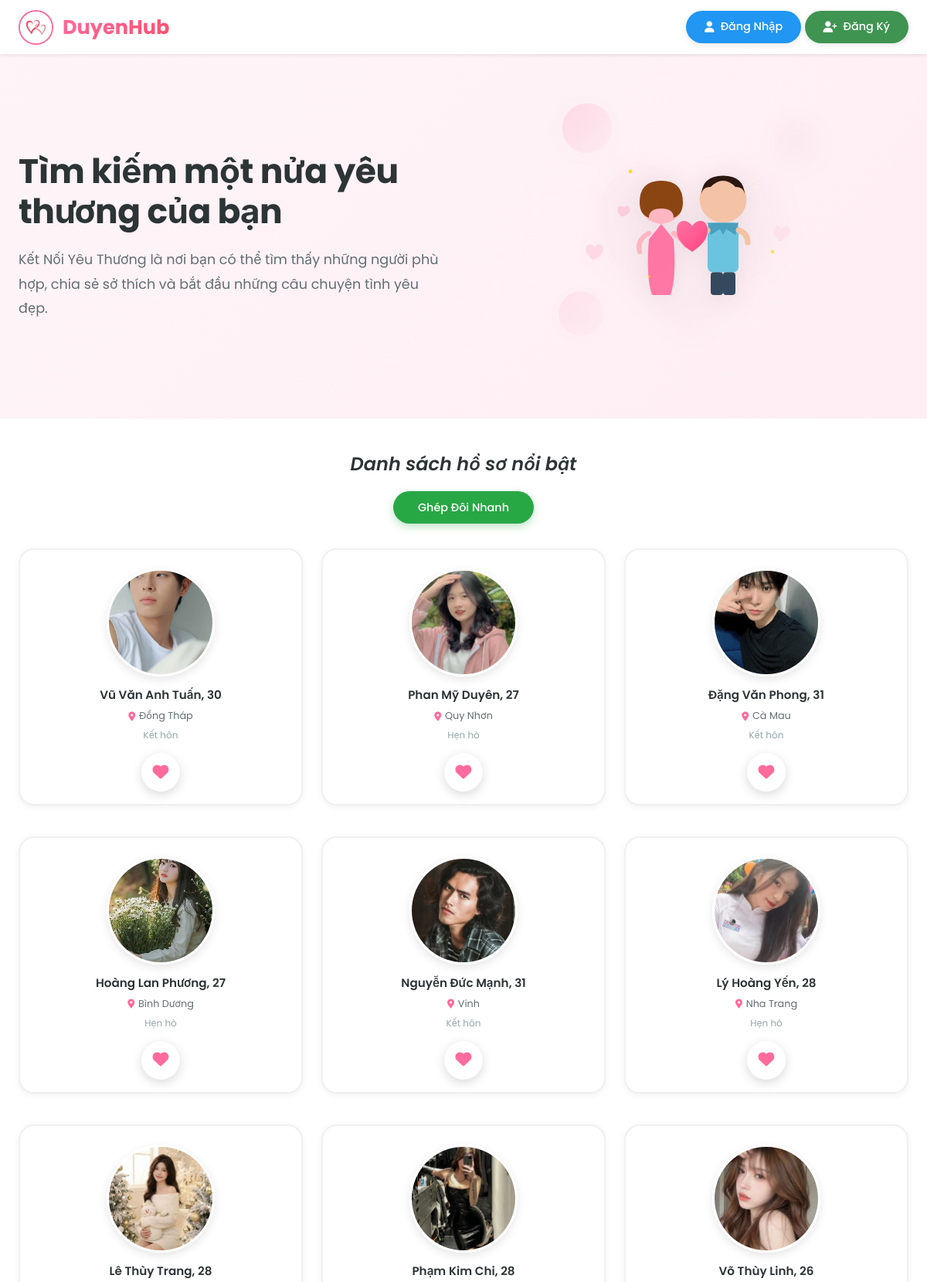
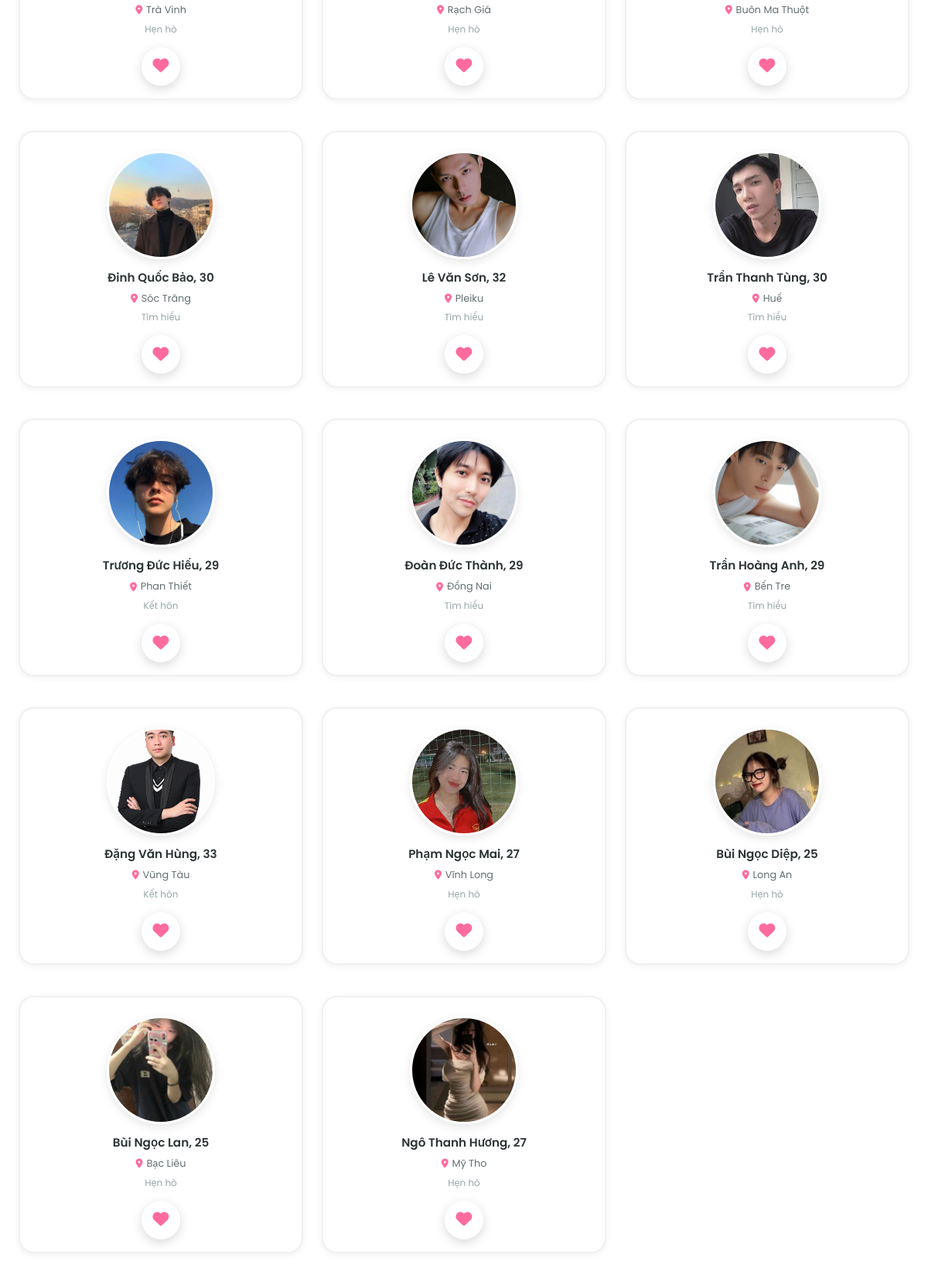
The page / (upper part) on the database its author committed (2 pictures, top to bottom).
### tables this page shows
CREATE TABLE `hoso` (
  `maHoSo` int(11) NOT NULL,
  `maNguoiDung` int(11) DEFAULT NULL,
  `ten` varchar(100) DEFAULT NULL,
  `ngaySinh` date DEFAULT NULL,
  `gioiTinh` enum('Nam','Nữ') DEFAULT NULL,
  `tinhTrangHonNhan` varchar(50) DEFAULT NULL,
  `canNang` float DEFAULT NULL,
  `chieuCao` float DEFAULT NULL,
  `mucTieuPhatTrien` text DEFAULT NULL,
  `hocVan` varchar(100) DEFAULT NULL,
  `noiSong` varchar(100) DEFAULT NULL,
  `soThich` text DEFAULT NULL,
  `moTa` text DEFAULT NULL,
  `avt` varchar(255) DEFAULT NULL
);

### models/mDbconnect.php (called while the page is built, shortened)
<?php
class clsConnect {
    private static $instance = null;
    private static $connection = null;
    public static function getInstance() {
        if (self::$instance === null) {
            self::$instance = new self();
        }
        return self::$instance;
    }
    public function connect() {
        if (self::$connection === null || !self::$connection->ping()) {
           $host = "localhost";
           $user = "root";
           $pass = "";
           $db = "webhenho";
            self::$connection = new mysqli($host, $user, $pass, $db);
            self::$connection->set_charset("utf8mb4");
            self::$connection->query("SET time_zone = '+07:00'");
        }
        return self::$connection;
    }
    public static function closeConnection() {
        if (self::$connection !== null) {
            self::$connection = null;
        }
    }
}
?>

### models/mProfile.php (called while the page is built, shortened)
<?php
require_once 'mDbconnect.php';
class Profile {
    private $conn;
    public function __construct() {
        $db = clsConnect::getInstance();
        $this->conn = $db->connect();
    }
    public function getAllProfiles($limit = 12, $offset = 0, $excludeUserIds = []) {
        $excludeCondition = '';
        $countQuery = "
            SELECT COUNT(*) as total
            FROM hoso h
            INNER JOIN nguoidung n ON h.maNguoiDung = n.maNguoiDung
            WHERE n.trangThaiNguoiDung = 'active'
            $excludeCondition
        ";
        $countStmt = $this->conn->prepare($countQuery);
        $countStmt->execute();
        $countResult = $countStmt->get_result();
        $totalRecords = $countResult->fetch_assoc()['total'];
        $maxOffset = max(0, $totalRecords - $limit);
        $randomOffset = $maxOffset > 0 ? rand(0, $maxOffset) : 0;
        $query = "
            SELECT h.*, n.maNguoiDung
            FROM hoso h
            INNER JOIN nguoidung n ON h.maNguoiDung = n.maNguoiDung
            WHERE n.trangThaiNguoiDung = 'active'
            $excludeCondition
            ORDER BY h.maHoSo
            LIMIT ? OFFSET ?
        ";
        $stmt = $this->conn->prepare($query);
        if (!empty($excludeUserIds)) {
            $types = str_repeat('i', count($excludeUserIds)) . 'ii';
            $params = array_merge($excludeUserIds, [$limit, $randomOffset]);
            $stmt->bind_param($types, ...$params);
        } else {
            $stmt->bind_param("ii", $limit, $randomOffset);
        }
        $stmt->execute();
        $result = $stmt->get_result();
        $profiles = [];
        while ($row = $result->fetch_assoc()) {
            $profiles[] = $row;
        }
        shuffle($profiles);
        return $profiles;
    }
    public function calculateAge($birthDate) {
        $birth = new DateTime($birthDate);
        $now = new DateTime();
        $age = $now->diff($birth)->y;
        return $age;
    }
}
?>

### index.php (the view, shortened to what this page needs)
<?php
require_once 'models/mProfile.php';
$profileModel = new Profile();
$allProfiles = $profileModel->getAllProfiles(20);
?>
<!DOCTYPE html>
<html lang="vi">
<head>
    <link rel="stylesheet" href="https://cdnjs.cloudflare.com/ajax/libs/font-awesome/6.4.0/css/all.min.css">
    <link rel="stylesheet" href="public/css/home.css">
</head>
<body>
    <div class="page-wrapper">
    <header class="main-header">
        <div class="header-container">
            <div class="nav-left">
                <a href="index.php" class="logo">
                    <img src="./public/img/logo.jpg" alt="DuyenHub Logo">
                    <span class="logo-text">DuyenHub</span>
                </a>
            </div>
            <div class="nav-right">
                <a href="views/dangnhap/login.php" class="btn-logout btn-login">
                    <i class="fas fa-user"></i>
                    Đăng Nhập
                </a>
                <a href="views/dangky/register.php" class="btn-logout btn-register">
                    <i class="fas fa-user-plus"></i>
                    Đăng Ký
                </a>
            </div>
        </div>
    </header>
    <section class="hero-section">
        <div class="hero-content">
            <div class="hero-text">
                <h1>Tìm kiếm một nửa yêu thương của bạn</h1>
                <p>Kết Nối Yêu Thương là nơi bạn có thể tìm thấy những người phù hợp, chia sẻ sở thích và bắt đầu những câu chuyện tình yêu đẹp.</p>
            </div>
            <div class="hero-illustration">
            </div>
        </div>
    </section>
    <section class="profiles-section">
        <div class="section-header">
            <h2>Danh sách hồ sơ nổi bật</h2>
            <a href="views/ghepdoi/index.php" class="btn-register-cta">Ghép Đôi Nhanh</a>
        </div>
        <div class="profiles-grid">
            <?php foreach ($allProfiles as $profile): ?>
                <?php
                    $age = $profileModel->calculateAge($profile['ngaySinh']);
                    $avatarSrc = !empty($profile['avt']) ? htmlspecialchars($profile['avt']) : 'https://i.pravatar.cc/180';
                ?>
                <div class="profile-card" onclick="viewProfile(<?php echo $profile['maNguoiDung']; ?>)">
                    <div class="profile-avatar-wrapper">
                        <img src="<?php echo $avatarSrc; ?>" alt="<?php echo htmlspecialchars($profile['ten']); ?>">
                    </div>
                    <div class="profile-info">
                        <h3><?php echo htmlspecialchars($profile['ten']); ?>, <?php echo $age; ?></h3>
                        <p class="profile-location"><i class="fas fa-map-marker-alt"></i> <?php echo htmlspecialchars($profile['noiSong']); ?></p>
                        <p class="profile-status"><?php echo htmlspecialchars($profile['mucTieuPhatTrien']); ?></p>
                    </div>
                    <button class="btn-like" onclick="event.stopPropagation(); likeProfile(<?php echo $profile['maNguoiDung']; ?>)">
                        <i class="fas fa-heart"></i>
                    </button>
                </div>
            <?php endforeach; ?>
        </div>
    </section>
    </div>
</body>

### rows shown on the page
hoso: avt (picture), ten "Vũ Văn Anh Tuấn", ngaySinh "30", noiSong "Đồng Tháp", mucTieuPhatTrien "Kết hôn"
hoso: avt (picture), ten "Phan Mỹ Duyên", ngaySinh "27", noiSong "Quy Nhơn", mucTieuPhatTrien "Hẹn hò"
hoso: avt (picture), ten "Đặng Văn Phong", ngaySinh "31", noiSong "Cà Mau", mucTieuPhatTrien "Kết hôn"
hoso: avt (picture), ten "Hoàng Lan Phương", ngaySinh "27", noiSong "Bình Dương", mucTieuPhatTrien "Hẹn hò"
hoso: avt (picture), ten "Nguyễn Đức Mạnh", ngaySinh "31", noiSong "Vinh", mucTieuPhatTrien "Kết hôn"
hoso: avt (picture), ten "Lý Hoàng Yến", ngaySinh "28", noiSong "Nha Trang", mucTieuPhatTrien "Hẹn hò"
hoso: avt (picture), ten "Lê Thùy Trang", ngaySinh "28", noiSong "Trà Vinh", mucTieuPhatTrien "Hẹn hò"
hoso: avt (picture), ten "Phạm Kim Chi", ngaySinh "28", noiSong "Rạch Giá", mucTieuPhatTrien "Hẹn hò"
hoso: avt (picture), ten "Võ Thùy Linh", ngaySinh "26", noiSong "Buôn Ma Thuột", mucTieuPhatTrien "Hẹn hò"
hoso: avt (picture), ten "Đinh Quốc Bảo", ngaySinh "30", noiSong "Sóc Trăng", mucTieuPhatTrien "Tìm hiểu"
hoso: avt (picture), ten "Lê Văn Sơn", ngaySinh "32", noiSong "Pleiku", mucTieuPhatTrien "Tìm hiểu"
hoso: avt (picture), ten "Trần Thanh Tùng", ngaySinh "30", noiSong "Huế", mucTieuPhatTrien "Tìm hiểu"
hoso: avt (picture), ten "Trương Đức Hiếu", ngaySinh "29", noiSong "Phan Thiết", mucTieuPhatTrien "Kết hôn"
hoso: avt (picture), ten "Đoàn Đức Thành", ngaySinh "29", noiSong "Đồng Nai", mucTieuPhatTrien "Tìm hiểu"
hoso: avt (picture), ten "Trần Hoàng Anh", ngaySinh "29", noiSong "Bến Tre", mucTieuPhatTrien "Tìm hiểu"
hoso: avt (picture), ten "Đặng Văn Hùng", ngaySinh "33", noiSong "Vũng Tàu", mucTieuPhatTrien "Kết hôn"
hoso: avt (picture), ten "Phạm Ngọc Mai", ngaySinh "27", noiSong "Vĩnh Long", mucTieuPhatTrien "Hẹn hò"
hoso: avt (picture), ten "Bùi Ngọc Diệp", ngaySinh "25", noiSong "Long An", mucTieuPhatTrien "Hẹn hò"
hoso: avt (picture), ten "Bùi Ngọc Lan", ngaySinh "25", noiSong "Bạc Liêu", mucTieuPhatTrien "Hẹn hò"
hoso: avt (picture), ten "Ngô Thanh Hương", ngaySinh "27", noiSong "Mỹ Tho", mucTieuPhatTrien "Hẹn hò"
